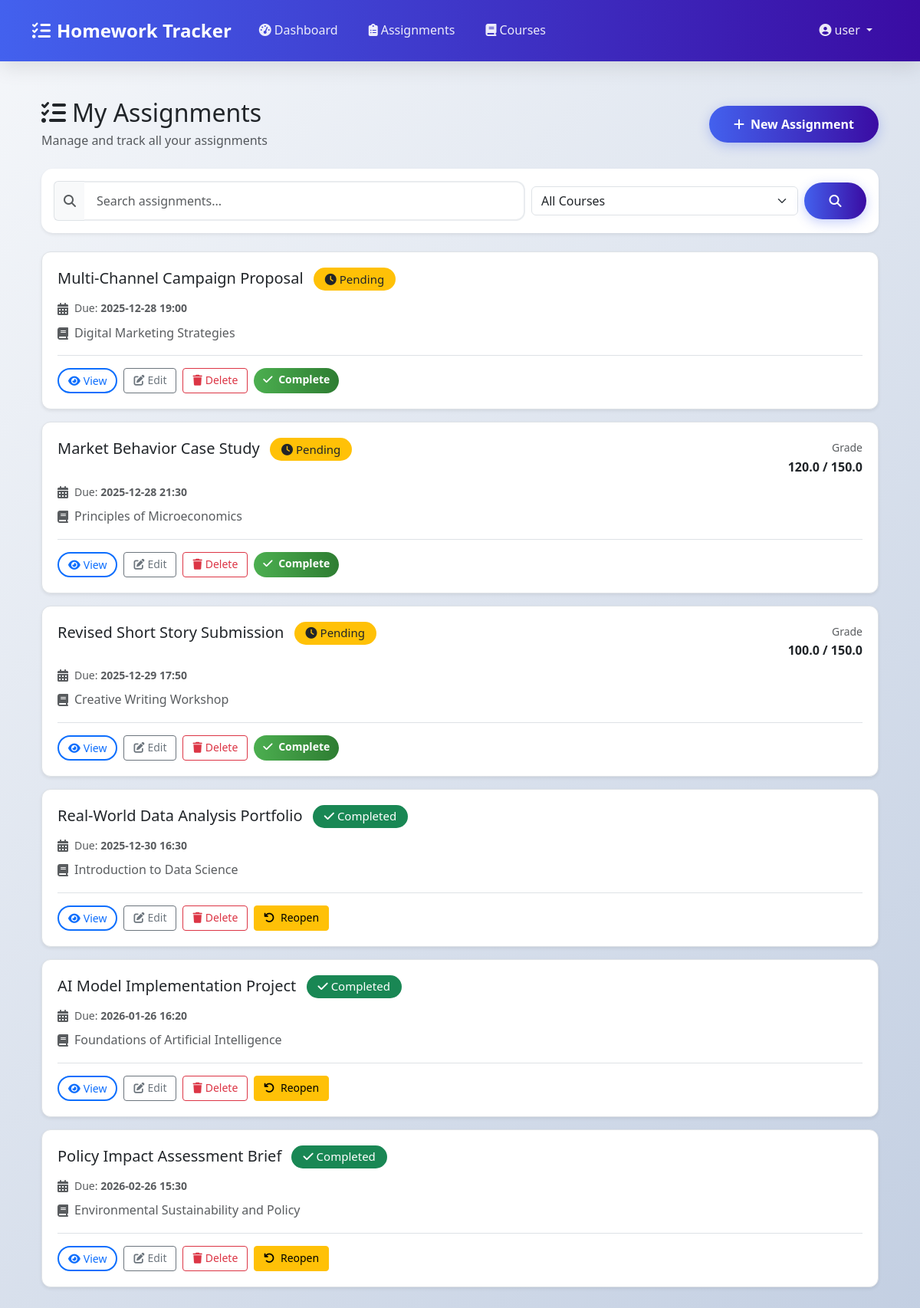
Page /assignments/ (signed in) on the committed database.
### assignments/models.py (models this page shows, shortened)
class Assignment(models.Model):
    title = models.CharField(max_length=200)
    description = models.TextField(blank=True)  # Optional detailed instructions or notes
    due_date = models.DateTimeField()  # Deadline for completion
    completed = models.BooleanField(default=False)  # Manually toggled by user
    created_at = models.DateTimeField(auto_now_add=True)  # Auto-set on creation
    owner = models.ForeignKey(settings.AUTH_USER_MODEL, on_delete=models.CASCADE)
    course = models.ForeignKey(
        'courses.Course',
        on_delete=models.CASCADE,
        null=True,
        blank=True  # Assignment can exist outside any course ("uncategorized")
    )
    class Meta:
        ordering = ['due_date']  # Default sort: soonest due first

### courses/models.py (models this page shows, shortened)
class Course(models.Model):
    name = models.CharField(max_length=100)  # Full course title (e.g., "Introduction to Programming")
    code = models.CharField(
        max_length=20,
        blank=True  # Optional shorthand like "MATH202" or "ENG101"; can be left empty
    )
    owner = models.ForeignKey(
        settings.AUTH_USER_MODEL,
        on_delete=models.CASCADE  # Courses are deleted when the user is removed
    )

### grades/models.py (models this page shows, shortened)
class Grade(models.Model):
    assignment = models.OneToOneField(
        Assignment,
        on_delete=models.CASCADE,
        related_name='grade'  # Enables assignment.grade access
    )
    score = models.FloatField(help_text="Points awarded for this assignment")
    max_score = models.FloatField(
        default=100.0,
        help_text="Maximum possible points (e.g., 50 for a half-credit quiz)"
    )
    comment = models.TextField(blank=True, null=True)  # Optional feedback from instructor
    graded_at = models.DateTimeField(auto_now=True)  # Automatically updated on every save

### assignments/views.py (the view)
# urls.py: path('', views.assignment_list, name='assignment_list'),
@login_required
def assignment_list(request):
    user = request.user
    query = request.GET.get('q', '').strip()
    course_filter = request.GET.get('course', '').strip()
    assignments = Assignment.objects.filter(owner=user)
    if query:
        assignments = assignments.filter(
            Q(title__icontains=query) | Q(course__name__icontains=query)
        )
    if course_filter == 'uncategorized':
        assignments = assignments.filter(course__isnull=True)
    elif course_filter.isdigit():
        assignments = assignments.filter(course_id=int(course_filter))
    assignments = assignments.select_related('course').prefetch_related('grade')
    courses = Course.objects.filter(owner=user).order_by('name')
    return render(request, 'assignments/list.html', {
        'assignments': assignments,
        'courses': courses,
        'search_query': query,
        'selected_course_filter': course_filter,
    })

### templates/assignments/list.html (shortened to what this page needs)
{% extends 'base.html' %}
{% load static %}
{% block content %}
<div class="container py-4">
    <div class="d-flex justify-content-between align-items-center mb-4">
        <div>
            <h2 class="mb-1"><i class="fas fa-tasks me-2"></i>My Assignments</h2>
            <p class="text-muted mb-0">Manage and track all your assignments</p>
        </div>
        <a href="{% url 'assignments:assignment_create' %}" class="btn btn-primary">
            <i class="fas fa-plus me-2"></i>New Assignment
        </a>
    </div>
    <div class="card mb-4 shadow-sm">
        <div class="card-body p-3">
            <form method="get" class="row g-2 align-items-center">
                <div class="col-md-7">
                    <div class="input-group">
                        <span class="input-group-text bg-light border-end-0">
                            <i class="fas fa-search text-muted"></i>
                        </span>
                        <input type="text"
                               name="q"
                               value="{{ request.GET.q|default:'' }}"
                               class="form-control border-start-0"
                               placeholder="Search assignments...">
                    </div>
                </div>
                <div class="col-md-4">
                    <select name="course" class="form-select">
                        <option value="">All Courses</option>
                    </select>
                </div>
                <div class="col-md-1">
                    <button type="submit" class="btn btn-primary w-100">
                        <i class="fas fa-search"></i>
                    </button>
                </div>
            </form>
        </div>
    </div>
    {% if assignments %}
    <div class="list-group">
        {% for a in assignments %}
        <div class="list-group-item list-group-item-action mb-3 border rounded-3 shadow-sm">
            <div class="d-flex justify-content-between align-items-start">
                <div class="flex-grow-1">
                    <div class="d-flex justify-content-between align-items-start mb-2">
                        <h5 class="mb-1">
                            <a href="{% url 'assignments:assignment_detail' a.pk %}" class="text-decoration-none text-dark">
                                {{ a.title }}
                            </a>
                            {% if a.completed %}
                            <span class="badge bg-success ms-2" data-assignment-badge="{{ a.pk }}">
                                <i class="fas fa-check me-1"></i>Completed
                            </span>
                            {% else %}
                            <span class="badge bg-warning text-dark ms-2" data-assignment-badge="{{ a.pk }}">
                                <i class="fas fa-clock me-1"></i>Pending
                            </span>
                            {% endif %}
                        </h5>
                        {% if a.grade %}
                        <div class="text-end">
                            <small class="text-muted">Grade</small>
                            <div class="fw-bold">{{ a.grade.score }} / {{ a.grade.max_score }}</div>
                        </div>
                        {% endif %}
                    </div>
                    <div class="row mb-3">
                        <div class="col-md-6">
                            <div class="d-flex align-items-center mb-2">
                                <i class="fas fa-calendar-alt text-muted me-2"></i>
                                <small class="text-muted">Due: <strong>{{ a.due_date|date:"Y-m-d H:i" }}</strong></small>
                            </div>
                            {% if a.course %}
                            <div class="d-flex align-items-center">
                                <i class="fas fa-book text-muted me-2"></i>
                                <span class="text-muted">{{ a.course.name }}</span>
                            </div>
                            {% endif %}
                        </div>
                    </div>
                    <div class="d-flex flex-wrap gap-2 mt-3 pt-3 border-top">
                        <a href="{% url 'assignments:assignment_detail' a.pk %}" class="btn btn-sm btn-outline-primary">
                            <i class="fas fa-eye me-1"></i>View
                        </a>
                        <a href="{% url 'assignments:assignment_edit' a.pk %}" class="btn btn-sm btn-outline-secondary">
                            <i class="fas fa-edit me-1"></i>Edit
                        </a>
                        <a href="{% url 'assignments:assignment_delete' a.pk %}" class="btn btn-sm btn-outline-danger">
                            <i class="fas fa-trash me-1"></i>Delete
                        </a>
                        <a href="javascript:void(0);"
                           class="btn btn-sm {% if a.completed %}btn-warning{% else %}btn-success{% endif %} toggle-complete"
                           data-url="{% url 'assignments:assignment_toggle' a.pk %}"
                           data-assignment-id="{{ a.pk }}">
                            <i class="fas fa-{% if a.completed %}undo{% else %}check{% endif %} me-1"></i>
                            {% if a.completed %}Reopen{% else %}Complete{% endif %}
                        </a>
                    </div>
                </div>
            </div>
        </div>
        {% endfor %}
    </div>
    {% endif %}
</div>
{% endblock %}

### templates/base.html (shortened to what this page needs)
{% load static %}
<!DOCTYPE html>
<html lang="en">
<head>
    <link href="{% static 'css/bootstrap.min.css' %}" rel="stylesheet">
    <link rel="stylesheet" href="https://cdnjs.cloudflare.com/ajax/libs/font-awesome/6.4.0/css/all.min.css">
    <link href="{% static 'css/style.css' %}" rel="stylesheet">
</head>
<body class="fade-in">
    <nav class="navbar navbar-expand-lg navbar-dark shadow-medium">
        <div class="container">
            <div class="navbar-brand">
                <i class="fas fa-tasks me-2"></i>Homework Tracker
            </div>
            <div class="collapse navbar-collapse" id="mainNavbar">
                <ul class="navbar-nav me-auto">
                    {% if user.is_authenticated %}
                        <li class="nav-item">
                            <a class="nav-link" href="{% url 'core:dashboard' %}">
                                <i class="fas fa-tachometer-alt me-1"></i>Dashboard
                            </a>
                        </li>
                        <li class="nav-item">
                            <a class="nav-link" href="{% url 'assignments:assignment_list' %}">
                                <i class="fas fa-clipboard-list me-1"></i>Assignments
                            </a>
                        </li>
                        <li class="nav-item">
                            <a class="nav-link" href="{% url 'courses:course_list' %}">
                                <i class="fas fa-book me-1"></i>Courses
                            </a>
                        </li>
                    {% endif %}
                </ul>
                <div class="navbar-nav">
                    {% if user.is_authenticated %}
                        <li class="nav-item dropdown">
                            <a class="nav-link dropdown-toggle" href="#" id="userDropdown" role="button"
                               data-bs-toggle="dropdown" aria-expanded="false">
                                <i class="fas fa-user-circle me-1"></i>{{ user.username }}
                            </a>
                        </li>
                    {% endif %}
                </div>
            </div>
        </div>
    </nav>
    <div class="container mt-4">
        {% block content %}{% endblock %}
    </div>
</body>
</html>

### static/css/style.css (style rules this page uses)
:root { --primary-color: #4361ee; --secondary-color: #3a0ca3; --accent-color: #4cc9f0; --light-color: #f8f9fa; --dark-color: #212529; --success-color: #4caf50; --warning-color: #ff9800; --danger-color: #f44336; --gray-light: #e9ecef; --gray-medium: #adb5bd; --gray-dark: #495057; }
body { background: linear-gradient(135deg, #f5f7fa 0%, #c3cfe2 100%); min-height: 100vh; font-family: 'Segoe UI', Tahoma, Geneva, Verdana, sans-serif; color: var(--dark-color); line-height: 1.6; }
.navbar { background: linear-gradient(to right, var(--primary-color), var(--secondary-color)); box-shadow: 0 4px 12px rgba(0, 0, 0, 0.1); padding: 1rem 0; }
.navbar-brand { font-weight: 700; font-size: 1.5rem; transition: transform 0.3s ease; }
.nav-link { color: rgba(255, 255, 255, 0.9) !important; font-weight: 500; padding: 0.5rem 1rem !important; margin: 0 0.25rem; border-radius: 50px; transition: all 0.3s ease; }
.card { border: none; border-radius: 15px; box-shadow: 0 10px 30px rgba(0, 0, 0, 0.08); transition: all 0.3s ease; overflow: hidden; background: white; margin-bottom: 1.5rem; }
.btn-primary { background: linear-gradient(to right, var(--primary-color), var(--secondary-color)); border: none; padding: 0.75rem 2rem; border-radius: 50px; font-weight: 600; transition: all 0.3s ease; box-shadow: 0 4px 15px rgba(67, 97, 238, 0.3); }
.btn-success { background: linear-gradient(to right, var(--success-color), #2e7d32); border: none; padding: 0.75rem 2rem; border-radius: 50px; font-weight: 600; transition: all 0.3s ease; }
.btn-outline-primary { border-radius: 50px; padding: 0.75rem 2rem; font-weight: 500; border-width: 2px; transition: all 0.3s ease; }
.form-control { border-radius: 12px; border: 2px solid var(--gray-light); padding: 0.75rem 1rem; font-size: 1rem; transition: all 0.3s ease; background-color: white; }
.fade-in { animation: fadeIn 0.6s ease-out; }
.list-group-item { border: none; padding: 1.25rem; margin-bottom: 0.5rem; border-radius: 12px !important; background-color: white; box-shadow: 0 3px 10px rgba(0, 0, 0, 0.05); transition: all 0.3s ease; }
.badge { padding: 0.5em 1em; border-radius: 50px; font-weight: 500; }
.shadow-medium { box-shadow: 0 8px 25px rgba(0, 0, 0, 0.1); }
.gap-2 { gap: 0.5rem; }

### templates/assignments/list.html (style rules this page uses)
.list-group-item { border: none; transition: all 0.2s ease; }
.btn-sm { padding: 0.25rem 0.75rem; font-size: 0.875rem; }

### rows in the picture
Assignment: title "Multi-Channel Campaign Proposal", due_date "2025-12-28 19:00", course.name "Digital Marketing Strategies", completed False (drawn)
Assignment: title "Market Behavior Case Study", grade.score "120.0", grade.max_score "150.0", due_date "2025-12-28 21:30", course.name "Principles of Microeconomics", completed False (drawn)
Assignment: title "Revised Short Story Submission", grade.score "100.0", grade.max_score "150.0", due_date "2025-12-29 17:50", course.name "Creative Writing Workshop", completed False (drawn)
Assignment: title "Real-World Data Analysis Portfolio", due_date "2025-12-30 16:30", course.name "Introduction to Data Science", completed True (drawn)
Assignment: title "AI Model Implementation Project", due_date "2026-01-26 16:20", course.name "Foundations of Artificial Intelligence", completed True (drawn)
Assignment: title "Policy Impact Assessment Brief", due_date "2026-02-26 15:30", course.name "Environmental Sustainability and Policy", completed True (drawn)

### other values in the picture
{{ user.username }} "user"
